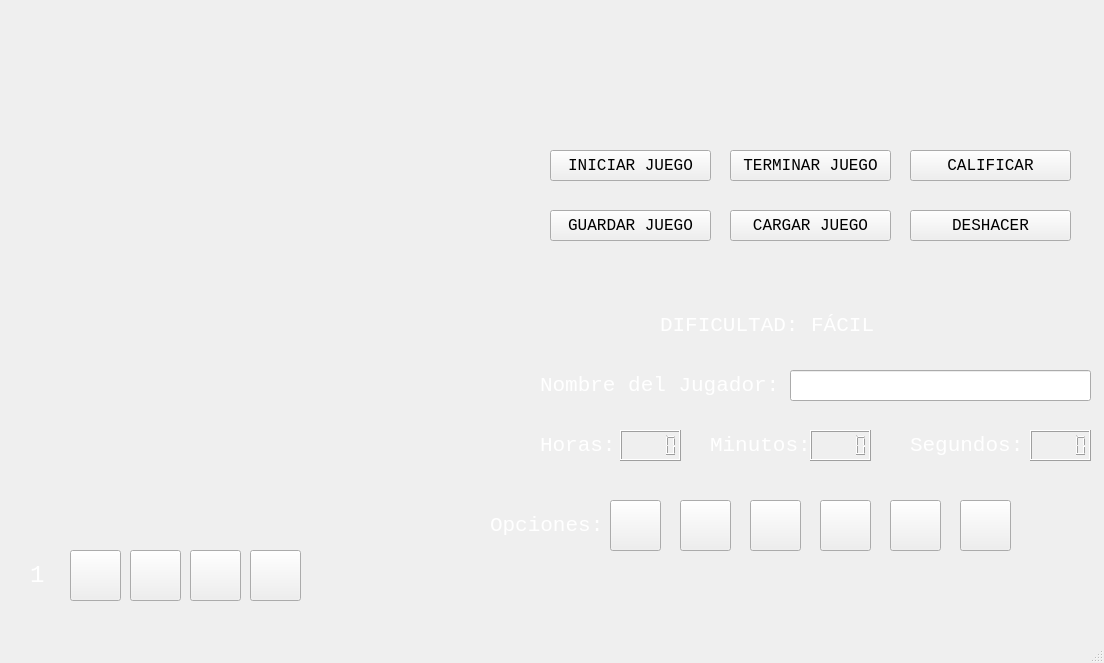
<?xml version="1.0" encoding="UTF-8"?>
<ui version="4.0">
 <class>GameWindow</class>
 <widget class="QMainWindow" name="GameWindow">
  <property name="geometry">
   <rect>
    <x>0</x>
    <y>0</y>
    <width>1104</width>
    <height>663</height>
   </rect>
  </property>
  <property name="windowTitle">
   <string>GameWindow</string>
  </property>
  <widget class="QWidget" name="centralwidget">
   <property name="mouseTracking">
    <bool>false</bool>
   </property>
   <widget class="QLabel" name="label">
    <property name="geometry">
     <rect>
      <x>-10</x>
      <y>10</y>
      <width>1121</width>
      <height>631</height>
     </rect>
    </property>
    <property name="styleSheet">
     <string notr="true">image: url(:/imagenes/imagenes/space.jpg);</string>
    </property>
    <property name="text">
     <string/>
    </property>
   </widget>
   <widget class="QLabel" name="label_2">
    <property name="geometry">
     <rect>
      <x>490</x>
      <y>10</y>
      <width>601</width>
      <height>141</height>
     </rect>
    </property>
    <property name="styleSheet">
     <string notr="true">image: url(:/imagenes/imagenes/logo.png);</string>
    </property>
    <property name="text">
     <string/>
    </property>
   </widget>
   <widget class="QPushButton" name="btnIniciar">
    <property name="geometry">
     <rect>
      <x>550</x>
      <y>150</y>
      <width>161</width>
      <height>31</height>
     </rect>
    </property>
    <property name="font">
     <font>
      <family>Courier New</family>
      <pointsize>12</pointsize>
      <weight>9</weight>
      <italic>false</italic>
      <bold>false</bold>
     </font>
    </property>
    <property name="cursor">
     <cursorShape>PointingHandCursor</cursorShape>
    </property>
    <property name="styleSheet">
     <string notr="true">font: 75 12pt &quot;Courier New&quot;;</string>
    </property>
    <property name="text">
     <string>INICIAR JUEGO</string>
    </property>
    <property name="autoDefault">
     <bool>false</bool>
    </property>
    <property name="default">
     <bool>false</bool>
    </property>
    <property name="flat">
     <bool>false</bool>
    </property>
   </widget>
   <widget class="QPushButton" name="btnTerminar">
    <property name="geometry">
     <rect>
      <x>730</x>
      <y>150</y>
      <width>161</width>
      <height>31</height>
     </rect>
    </property>
    <property name="font">
     <font>
      <family>Courier New</family>
      <pointsize>12</pointsize>
      <weight>9</weight>
      <italic>false</italic>
      <bold>false</bold>
     </font>
    </property>
    <property name="cursor">
     <cursorShape>PointingHandCursor</cursorShape>
    </property>
    <property name="styleSheet">
     <string notr="true">font: 75 12pt &quot;Courier New&quot;;</string>
    </property>
    <property name="text">
     <string>TERMINAR JUEGO</string>
    </property>
   </widget>
   <widget class="QPushButton" name="btnDeshacer">
    <property name="geometry">
     <rect>
      <x>910</x>
      <y>210</y>
      <width>161</width>
      <height>31</height>
     </rect>
    </property>
    <property name="font">
     <font>
      <family>Courier New</family>
      <pointsize>12</pointsize>
      <weight>9</weight>
      <italic>false</italic>
      <bold>false</bold>
     </font>
    </property>
    <property name="cursor">
     <cursorShape>PointingHandCursor</cursorShape>
    </property>
    <property name="styleSheet">
     <string notr="true">font: 75 12pt &quot;Courier New&quot;;</string>
    </property>
    <property name="text">
     <string>DESHACER</string>
    </property>
   </widget>
   <widget class="QPushButton" name="btnCalificar">
    <property name="geometry">
     <rect>
      <x>910</x>
      <y>150</y>
      <width>161</width>
      <height>31</height>
     </rect>
    </property>
    <property name="font">
     <font>
      <family>Courier New</family>
      <pointsize>12</pointsize>
      <weight>9</weight>
      <italic>false</italic>
      <bold>false</bold>
     </font>
    </property>
    <property name="cursor">
     <cursorShape>PointingHandCursor</cursorShape>
    </property>
    <property name="styleSheet">
     <string notr="true">font: 75 12pt &quot;Courier New&quot;;</string>
    </property>
    <property name="text">
     <string>CALIFICAR</string>
    </property>
   </widget>
   <widget class="QPushButton" name="btnGuardar">
    <property name="geometry">
     <rect>
      <x>550</x>
      <y>210</y>
      <width>161</width>
      <height>31</height>
     </rect>
    </property>
    <property name="font">
     <font>
      <family>Courier New</family>
      <pointsize>12</pointsize>
      <weight>9</weight>
      <italic>false</italic>
      <bold>false</bold>
     </font>
    </property>
    <property name="cursor">
     <cursorShape>PointingHandCursor</cursorShape>
    </property>
    <property name="styleSheet">
     <string notr="true">font: 75 12pt &quot;Courier New&quot;;</string>
    </property>
    <property name="text">
     <string>GUARDAR JUEGO</string>
    </property>
   </widget>
   <widget class="QPushButton" name="btnCargar">
    <property name="geometry">
     <rect>
      <x>730</x>
      <y>210</y>
      <width>161</width>
      <height>31</height>
     </rect>
    </property>
    <property name="font">
     <font>
      <family>Courier New</family>
      <pointsize>12</pointsize>
      <weight>9</weight>
      <italic>false</italic>
      <bold>false</bold>
     </font>
    </property>
    <property name="cursor">
     <cursorShape>PointingHandCursor</cursorShape>
    </property>
    <property name="styleSheet">
     <string notr="true">font: 75 12pt &quot;Courier New&quot;;</string>
    </property>
    <property name="text">
     <string>CARGAR JUEGO</string>
    </property>
   </widget>
   <widget class="QLabel" name="level">
    <property name="geometry">
     <rect>
      <x>660</x>
      <y>310</y>
      <width>251</width>
      <height>31</height>
     </rect>
    </property>
    <property name="font">
     <font>
      <family>Courier New</family>
      <pointsize>16</pointsize>
      <weight>9</weight>
      <italic>false</italic>
      <bold>false</bold>
     </font>
    </property>
    <property name="layoutDirection">
     <enum>Qt::LeftToRight</enum>
    </property>
    <property name="styleSheet">
     <string notr="true">color: rgb(255, 255, 255);
font: 75 16pt &quot;Courier New&quot;;</string>
    </property>
    <property name="text">
     <string>DIFICULTAD: FÁCIL</string>
    </property>
    <property name="scaledContents">
     <bool>false</bool>
    </property>
   </widget>
   <widget class="QLCDNumber" name="lcdSegundos">
    <property name="geometry">
     <rect>
      <x>1030</x>
      <y>430</y>
      <width>61</width>
      <height>31</height>
     </rect>
    </property>
   </widget>
   <widget class="QLCDNumber" name="lcdHoras">
    <property name="geometry">
     <rect>
      <x>620</x>
      <y>430</y>
      <width>61</width>
      <height>31</height>
     </rect>
    </property>
   </widget>
   <widget class="QLCDNumber" name="lcdMinutos">
    <property name="geometry">
     <rect>
      <x>810</x>
      <y>430</y>
      <width>61</width>
      <height>31</height>
     </rect>
    </property>
   </widget>
   <widget class="QLineEdit" name="NombreJugador">
    <property name="geometry">
     <rect>
      <x>790</x>
      <y>370</y>
      <width>301</width>
      <height>31</height>
     </rect>
    </property>
    <property name="font">
     <font>
      <family>Courier New</family>
      <pointsize>10</pointsize>
     </font>
    </property>
    <property name="styleSheet">
     <string notr="true">color: rgb(145, 145, 145);</string>
    </property>
    <property name="text">
     <string/>
    </property>
   </widget>
   <widget class="QPushButton" name="bton1">
    <property name="geometry">
     <rect>
      <x>70</x>
      <y>550</y>
      <width>51</width>
      <height>51</height>
     </rect>
    </property>
    <property name="styleSheet">
     <string notr="true">border-image: url(:/imagenes/imagenes/vacio.png);

</string>
    </property>
    <property name="text">
     <string/>
    </property>
   </widget>
   <widget class="QPushButton" name="bton3">
    <property name="geometry">
     <rect>
      <x>190</x>
      <y>550</y>
      <width>51</width>
      <height>51</height>
     </rect>
    </property>
    <property name="styleSheet">
     <string notr="true">border-image: url(:/imagenes/imagenes/vacio.png);</string>
    </property>
    <property name="text">
     <string/>
    </property>
   </widget>
   <widget class="QPushButton" name="bton2">
    <property name="geometry">
     <rect>
      <x>130</x>
      <y>550</y>
      <width>51</width>
      <height>51</height>
     </rect>
    </property>
    <property name="styleSheet">
     <string notr="true">border-image: url(:/imagenes/imagenes/vacio.png);</string>
    </property>
    <property name="text">
     <string/>
    </property>
   </widget>
   <widget class="QPushButton" name="bton4">
    <property name="geometry">
     <rect>
      <x>250</x>
      <y>550</y>
      <width>51</width>
      <height>51</height>
     </rect>
    </property>
    <property name="styleSheet">
     <string notr="true">border-image: url(:/imagenes/imagenes/vacio.png);</string>
    </property>
    <property name="text">
     <string/>
    </property>
   </widget>
   <widget class="QLabel" name="NumeroJugada">
    <property name="geometry">
     <rect>
      <x>30</x>
      <y>550</y>
      <width>31</width>
      <height>51</height>
     </rect>
    </property>
    <property name="font">
     <font>
      <family>Courier New</family>
      <pointsize>18</pointsize>
      <weight>9</weight>
      <italic>false</italic>
      <bold>false</bold>
     </font>
    </property>
    <property name="styleSheet">
     <string notr="true">font: 75 18pt &quot;Courier New&quot;;
color: rgb(255, 255, 255);</string>
    </property>
    <property name="text">
     <string>1</string>
    </property>
   </widget>
   <widget class="QPushButton" name="btn1">
    <property name="geometry">
     <rect>
      <x>610</x>
      <y>500</y>
      <width>51</width>
      <height>51</height>
     </rect>
    </property>
    <property name="cursor">
     <cursorShape>OpenHandCursor</cursorShape>
    </property>
    <property name="styleSheet">
     <string notr="true">border-image: url(:/imagenes/imagenes/azul.png);</string>
    </property>
    <property name="text">
     <string/>
    </property>
   </widget>
   <widget class="QPushButton" name="btn2">
    <property name="geometry">
     <rect>
      <x>680</x>
      <y>500</y>
      <width>51</width>
      <height>51</height>
     </rect>
    </property>
    <property name="cursor">
     <cursorShape>OpenHandCursor</cursorShape>
    </property>
    <property name="styleSheet">
     <string notr="true">border-image: url(:/imagenes/imagenes/celeste.png);</string>
    </property>
    <property name="text">
     <string/>
    </property>
   </widget>
   <widget class="QPushButton" name="btn3">
    <property name="geometry">
     <rect>
      <x>750</x>
      <y>500</y>
      <width>51</width>
      <height>51</height>
     </rect>
    </property>
    <property name="cursor">
     <cursorShape>OpenHandCursor</cursorShape>
    </property>
    <property name="styleSheet">
     <string notr="true">border-image: url(:/imagenes/imagenes/gris.png);</string>
    </property>
    <property name="text">
     <string/>
    </property>
   </widget>
   <widget class="QPushButton" name="btn4">
    <property name="geometry">
     <rect>
      <x>820</x>
      <y>500</y>
      <width>51</width>
      <height>51</height>
     </rect>
    </property>
    <property name="cursor">
     <cursorShape>OpenHandCursor</cursorShape>
    </property>
    <property name="styleSheet">
     <string notr="true">border-image: url(:/imagenes/imagenes/morado.png);</string>
    </property>
    <property name="text">
     <string/>
    </property>
   </widget>
   <widget class="QPushButton" name="btn5">
    <property name="geometry">
     <rect>
      <x>890</x>
      <y>500</y>
      <width>51</width>
      <height>51</height>
     </rect>
    </property>
    <property name="cursor">
     <cursorShape>OpenHandCursor</cursorShape>
    </property>
    <property name="styleSheet">
     <string notr="true">border-image: url(:/imagenes/imagenes/rojo.png);</string>
    </property>
    <property name="text">
     <string/>
    </property>
    <property name="flat">
     <bool>false</bool>
    </property>
   </widget>
   <widget class="QPushButton" name="btn6">
    <property name="geometry">
     <rect>
      <x>960</x>
      <y>500</y>
      <width>51</width>
      <height>51</height>
     </rect>
    </property>
    <property name="cursor">
     <cursorShape>OpenHandCursor</cursorShape>
    </property>
    <property name="styleSheet">
     <string notr="true">border-image: url(:/imagenes/imagenes/verde.png);</string>
    </property>
    <property name="text">
     <string/>
    </property>
   </widget>
   <widget class="QLabel" name="jugador">
    <property name="geometry">
     <rect>
      <x>540</x>
      <y>370</y>
      <width>251</width>
      <height>31</height>
     </rect>
    </property>
    <property name="font">
     <font>
      <family>Courier New</family>
      <pointsize>16</pointsize>
      <weight>9</weight>
      <italic>false</italic>
      <bold>false</bold>
     </font>
    </property>
    <property name="layoutDirection">
     <enum>Qt::LeftToRight</enum>
    </property>
    <property name="styleSheet">
     <string notr="true">color: rgb(255, 255, 255);
font: 75 16pt &quot;Courier New&quot;;</string>
    </property>
    <property name="text">
     <string>Nombre del Jugador:</string>
    </property>
    <property name="scaledContents">
     <bool>false</bool>
    </property>
   </widget>
   <widget class="QLabel" name="tiempo">
    <property name="geometry">
     <rect>
      <x>540</x>
      <y>430</y>
      <width>81</width>
      <height>31</height>
     </rect>
    </property>
    <property name="font">
     <font>
      <family>Courier New</family>
      <pointsize>16</pointsize>
      <weight>9</weight>
      <italic>false</italic>
      <bold>false</bold>
     </font>
    </property>
    <property name="layoutDirection">
     <enum>Qt::LeftToRight</enum>
    </property>
    <property name="styleSheet">
     <string notr="true">color: rgb(255, 255, 255);
font: 75 16pt &quot;Courier New&quot;;</string>
    </property>
    <property name="text">
     <string>Horas:</string>
    </property>
    <property name="scaledContents">
     <bool>false</bool>
    </property>
   </widget>
   <widget class="QLabel" name="tiempo_2">
    <property name="geometry">
     <rect>
      <x>710</x>
      <y>430</y>
      <width>101</width>
      <height>31</height>
     </rect>
    </property>
    <property name="font">
     <font>
      <family>Courier New</family>
      <pointsize>16</pointsize>
      <weight>9</weight>
      <italic>false</italic>
      <bold>false</bold>
     </font>
    </property>
    <property name="layoutDirection">
     <enum>Qt::LeftToRight</enum>
    </property>
    <property name="styleSheet">
     <string notr="true">color: rgb(255, 255, 255);
font: 75 16pt &quot;Courier New&quot;;</string>
    </property>
    <property name="text">
     <string>Minutos:</string>
    </property>
    <property name="scaledContents">
     <bool>false</bool>
    </property>
   </widget>
   <widget class="QLabel" name="tiempo_3">
    <property name="geometry">
     <rect>
      <x>910</x>
      <y>430</y>
      <width>121</width>
      <height>31</height>
     </rect>
    </property>
    <property name="font">
     <font>
      <family>Courier New</family>
      <pointsize>16</pointsize>
      <weight>9</weight>
      <italic>false</italic>
      <bold>false</bold>
     </font>
    </property>
    <property name="layoutDirection">
     <enum>Qt::LeftToRight</enum>
    </property>
    <property name="styleSheet">
     <string notr="true">color: rgb(255, 255, 255);
font: 75 16pt &quot;Courier New&quot;;</string>
    </property>
    <property name="text">
     <string>Segundos:</string>
    </property>
    <property name="scaledContents">
     <bool>false</bool>
    </property>
   </widget>
   <widget class="QLabel" name="jugador_2">
    <property name="geometry">
     <rect>
      <x>490</x>
      <y>510</y>
      <width>121</width>
      <height>31</height>
     </rect>
    </property>
    <property name="font">
     <font>
      <family>Courier New</family>
      <pointsize>16</pointsize>
      <weight>9</weight>
      <italic>false</italic>
      <bold>false</bold>
     </font>
    </property>
    <property name="layoutDirection">
     <enum>Qt::LeftToRight</enum>
    </property>
    <property name="styleSheet">
     <string notr="true">color: rgb(255, 255, 255);
font: 75 16pt &quot;Courier New&quot;;</string>
    </property>
    <property name="text">
     <string>Opciones:</string>
    </property>
    <property name="scaledContents">
     <bool>false</bool>
    </property>
   </widget>
  </widget>
  <widget class="QMenuBar" name="menubar">
   <property name="geometry">
    <rect>
     <x>0</x>
     <y>0</y>
     <width>1104</width>
     <height>21</height>
    </rect>
   </property>
  </widget>
  <widget class="QStatusBar" name="statusbar"/>
 </widget>
 <resources/>
 <connections/>
</ui>
